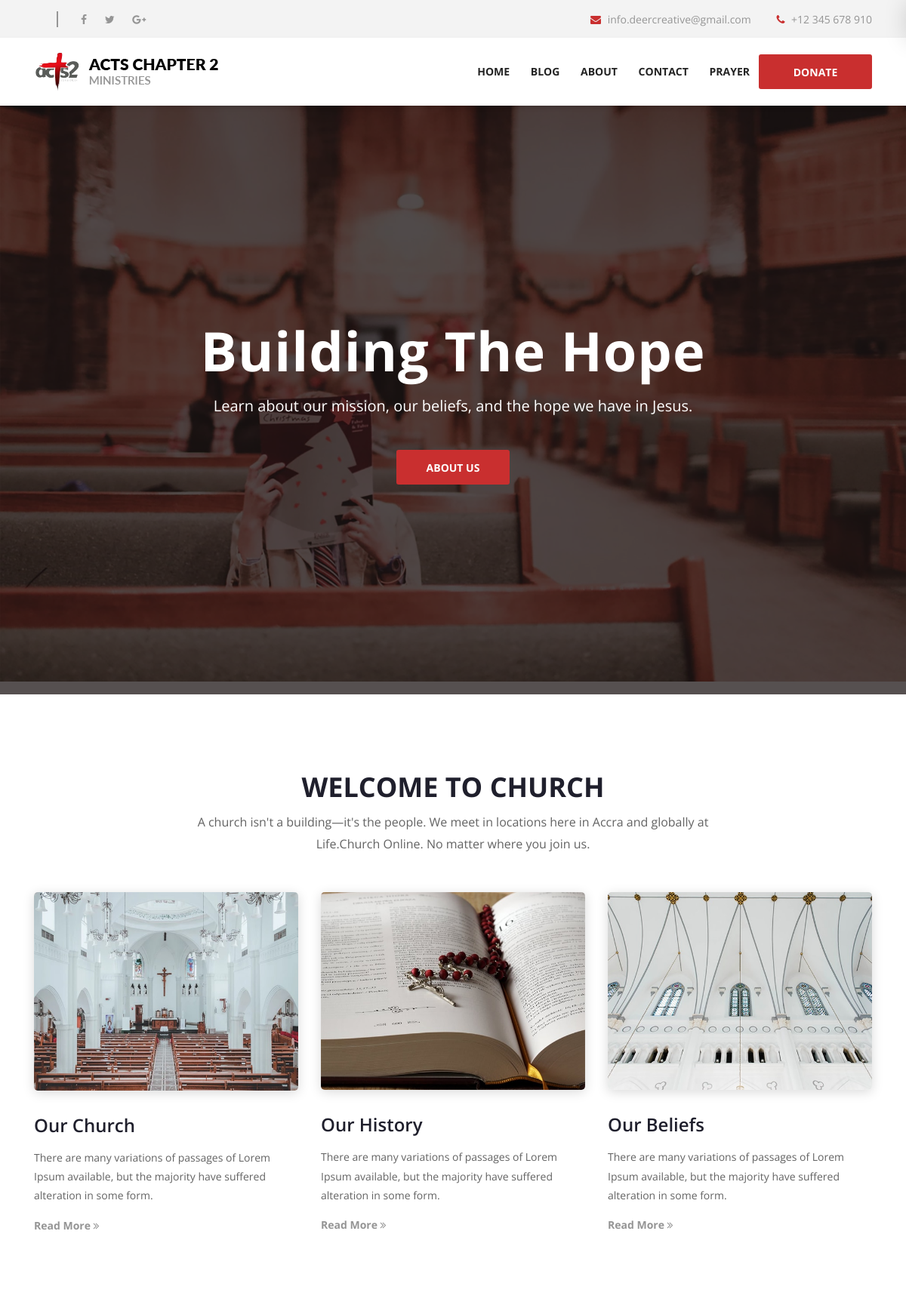
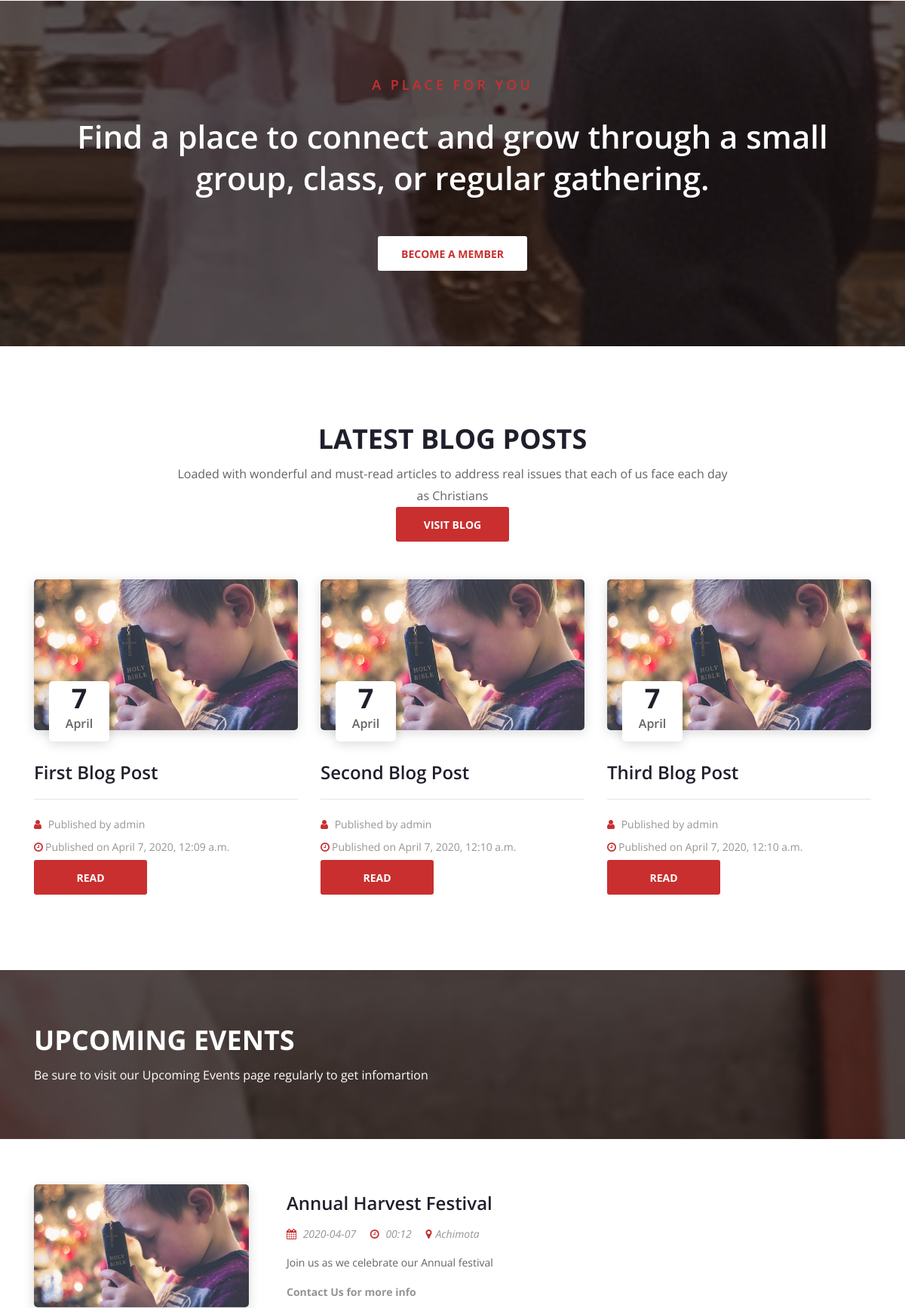
The page / (upper part) on the database its author committed (2 pictures, top to bottom).
### mainapp/models.py (models this page shows, shortened)
class Blog(models.Model):
    author = models.ForeignKey(User, on_delete=models.CASCADE)
    url = models.CharField(max_length=1000)
    pub_date = models.DateTimeField('Date Published')
    title = models.CharField(max_length=100)
    description = models.CharField(max_length=200)
    content = RichTextField()

class Event(models.Model):
    description = models.CharField(max_length=100)
    name = models.CharField(max_length=100)
    location = models.CharField(max_length=100)
    date = models.DateTimeField('Event Date')
    url = models.CharField(max_length=1000, default='http://localhost:8000/static/mainapp/img/bg-img/10.jpg')

### mainapp/views.py (the view)
# urls.py: path('', views.index, name='index'),
def index(request):
    events = get_list_or_404(Event)
    blogs = get_list_or_404(Blog)[:3]
    return render(request, 'mainapp/index.html', {
        'events': events,
        'blogs': blogs,
    })

### mainapp/templates/mainapp/index.html (shortened to what this page needs)
{% extends '../base.html' %}
{% load static %}
{% block body %}
<section class="hero-area hero-post-slides owl-carousel">
    <div class="single-hero-slide bg-img bg-overlay d-flex align-items-center justify-content-center"
        style="background-image: url('../../static/mainapp/img/bg-img/1.jpg');">
        <div class="container">
            <div class="row">
                <div class="col-12">
                    <div class="hero-slides-content">
                        <h2 data-animation="fadeInUp" data-delay="100ms">Building The Hope</h2>
                        <p data-animation="fadeInUp" data-delay="300ms">Learn about our mission, our beliefs, and the
                            hope we have in Jesus.</p>
                        <a href="#" class="btn crose-btn" data-animation="fadeInUp" data-delay="500ms">About Us</a>
                    </div>
                </div>
            </div>
        </div>
    </div>
</section>
<section class="about-area section-padding-100-0">
    <div class="container">
        <div class="row">
            <div class="col-12">
                <div class="section-heading">
                    <h2>Welcome To Church</h2>
                    <p>A church isn't a building—it's the people. We meet in locations here in Accra and
                        globally at Life.Church Online. No matter where you join us.</p>
                </div>
            </div>
        </div>
        <div class="row about-content justify-content-center">
            <div class="col-12 col-md-6 col-lg-4">
                <div class="about-us-content mb-100">
                    <img src="{% static 'mainapp/img/bg-img/3.jpg' %}" alt="">
                    <div class="about-text">
                        <h4>Our Church</h4>
                        <p>There are many variations of passages of Lorem Ipsum available, but the majority have
                            suffered alteration in some form.</p>
                        <a href="{% url 'mainapp:about' %}">Read More <i class="fa fa-angle-double-right"></i></a>
                    </div>
                </div>
            </div>
            <div class="col-12 col-md-6 col-lg-4">
                <div class="about-us-content mb-100">
                    <img src="{% static 'mainapp/img/bg-img/4.jpg' %}" alt="">
                    <div class="about-text">
                        <h4>Our History</h4>
                        <p>There are many variations of passages of Lorem Ipsum available, but the majority have
                            suffered alteration in some form.</p>
                        <a href="{% url 'mainapp:about' %}">Read More <i class="fa fa-angle-double-right"></i></a>
                    </div>
                </div>
            </div>
            <div class="col-12 col-md-6 col-lg-4">
                <div class="about-us-content mb-100">
                    <img src="{% static 'mainapp/img/bg-img/5.jpg' %}" alt="">
                    <div class="about-text">
                        <h4>Our Beliefs</h4>
                        <p>There are many variations of passages of Lorem Ipsum available, but the majority have
                            suffered alteration in some form.</p>
                        <a href="{% url 'mainapp:about' %}">Read More <i class="fa fa-angle-double-right"></i></a>
                    </div>
                </div>
            </div>
        </div>
    </div>
</section>
<section class="call-to-action-area section-padding-100 bg-img bg-overlay"
    style="background-image: url(../../static/mainapp/img/bg-img/6.jpg)">
    <div class="container">
        <div class="row">
            <div class="col-12">
                <div class="call-to-action-content text-center">
                    <h6>A Place For You</h6>
                    <h2>Find a place to connect and grow through a small group, class, or regular gathering.</h2>
                    <a href="#" class="btn crose-btn btn-2">Become A Member</a>
                </div>
            </div>
        </div>
    </div>
</section>
<section class="latest-sermons-area section-padding-100-0">
    <div class="container">
        <div class="row">
            <div class="col-12">
                <div class="section-heading">
                    <h2>Latest Blog Posts</h2>
                    <p>Loaded with wonderful and must-read articles to address real issues that each of us
                        face each day as Christians</p>
                    <a href="#" class="btn crose-btn header-btn">Visit Blog</a>
                </div>
            </div>
        </div>
        <div class="row justify-content-center">
            {% if blogs %}
            {% for blog in blogs %}
            <div class="col-12 col-md-6 col-lg-4">
                <div class="single-latest-sermons mb-100">
                    <div class="sermons-thumbnail">
                        <img src="{{ blog.url }}" alt="">
                        <div class="sermons-date">
                            <h6><span>{{ blog.pub_date.day }}</span>{{ blog.pub_date|date:'F' }}</h6>
                        </div>
                    </div>
                    <div class="sermons-content">
                        <h4>{{ blog.title }}</h4>
                        <div class="sermons-meta-data">
                            <p><i class="fa fa-user" aria-hidden="true"></i> Published by
                                {{ blog.author.username }}</p>
                            <p><i class="fa fa-clock-o" aria-hidden="true"></i>Published on
                                {{ blog.pub_date }}</p>
                            <a href="{% url 'mainapp:blog_detail' blog.id %}" class="btn crose-btn header-btn">Read</a>
                        </div>
                    </div>
                </div>
            </div>
            {% endfor %}
            {% else %}
            <p>No blog post</p>
            {% endif %}
        </div>
    </div>
</section>
<section class="upcoming-events-area section-padding-0-100">
    <div class="upcoming-events-heading bg-img bg-overlay bg-fixed"
        style="background-image: url(../../static/mainapp/img/bg-img/1.jpg);">
        <div class="container">
            <div class="row">
                <div class="col-12">
                    <div class="section-heading text-left white">
                        <h2>Upcoming Events</h2>
                        <p>Be sure to visit our Upcoming Events page regularly to get infomartion</p>
                    </div>
                </div>
            </div>
        </div>
    </div>
    {% if events %}
    {% for event in events %}
    <div class="upcoming-events-slides-area">
        <div class="container">
            <div class="row">
                <div class="col-12">
                    <div class="single-slide">
                        <div class="single-upcoming-events-area d-flex flex-wrap align-items-center">
                            <div class="upcoming-events-thumbnail">
                                <img src="{{ event.url }}" alt="">
                            </div>
                            <div class="upcoming-events-content d-flex flex-wrap align-items-center">
                                <div class="events-text">
                                    <h4>{{event.name}}</h4>
                                    <div class="events-meta">
                                        <a href="#"><i class="fa fa-calendar" aria-hidden="true"></i>
                                            {{ event.date|date:'Y-m-d' }}</a>
                                        <a href="#"><i class="fa fa-clock-o" aria-hidden="true"></i>
                                            {{ event.date|date:'H:i' }}</a>
                                        <a href="#"><i class="fa fa-map-marker"
                                                aria-hidden="true"></i>{{ event.location }}</a>
                                    </div>
                                    <p>{{ event.description }}</p>
                                    <a href="#">Contact Us for more info</a>
                                </div>
                            </div>
                        </div>
                    </div>
                </div>
            </div>
        </div>
    </div>
    {% endfor %}
    {% else %}
    <p>No events</p>
    {% endif %}
</section>
{% endblock %}

### mainapp/static/mainapp/css/classy-nav.css (style rules this page uses)
* { margin: 0; padding: 0; }
body { font-family: "Roboto", sans-serif; }
img { height: auto; max-width: 100%; }
.bg-img { background-position: center center; background-size: cover; background-repeat: no-repeat; }
.justify-content-center { -webkit-box-pack: center; -ms-flex-pack: center; justify-content: center; }

### rows shown on the page
Blog: url (picture), pub_date.day "7", pub_date "April", title "First Blog Post", author.username "admin", pub_date "April 7, 2020, 12:09 a.m."
Blog: url (picture), pub_date.day "7", pub_date "April", title "Second Blog Post", author.username "admin", pub_date "April 7, 2020, 12:10 a.m."
Blog: url (picture), pub_date.day "7", pub_date "April", title "Third Blog Post", author.username "admin", pub_date "April 7, 2020, 12:10 a.m."
Event: url (picture), name "Annual Harvest Festival", date "2020-04-07", date "00:12", location "Achimota", description "Join us as we celebrate our Annual festival"
